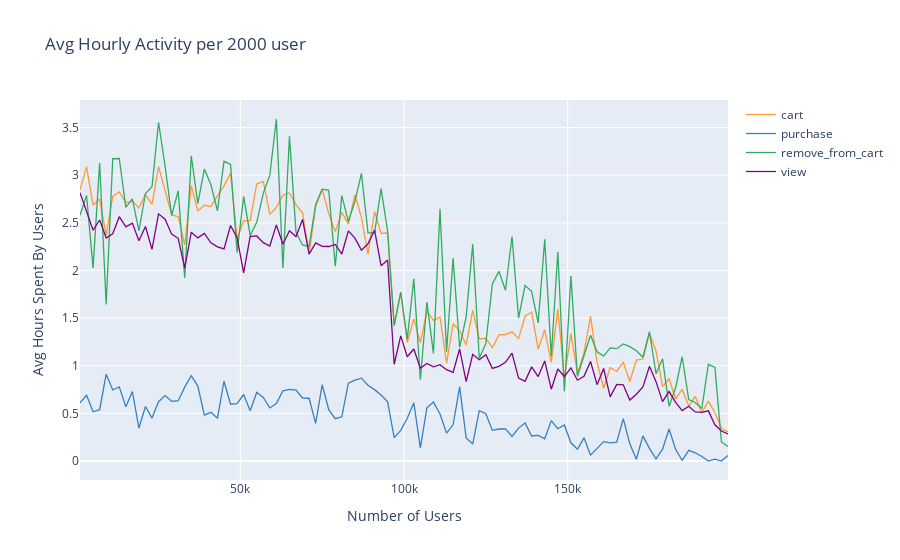

The notebook cell this image was saved under:
### Code cell
layout= dict(title="Avg Hourly Activity per 2000 user", xaxis_title="Number of Users", yaxis_title="Avg Hours Spent By Users")

mean_per_2000_user.iplot(kind="scatter", layout=layout)
# fig.write_image("/kaggle/working/Avg Hourly Activity per 2000 user.png")
